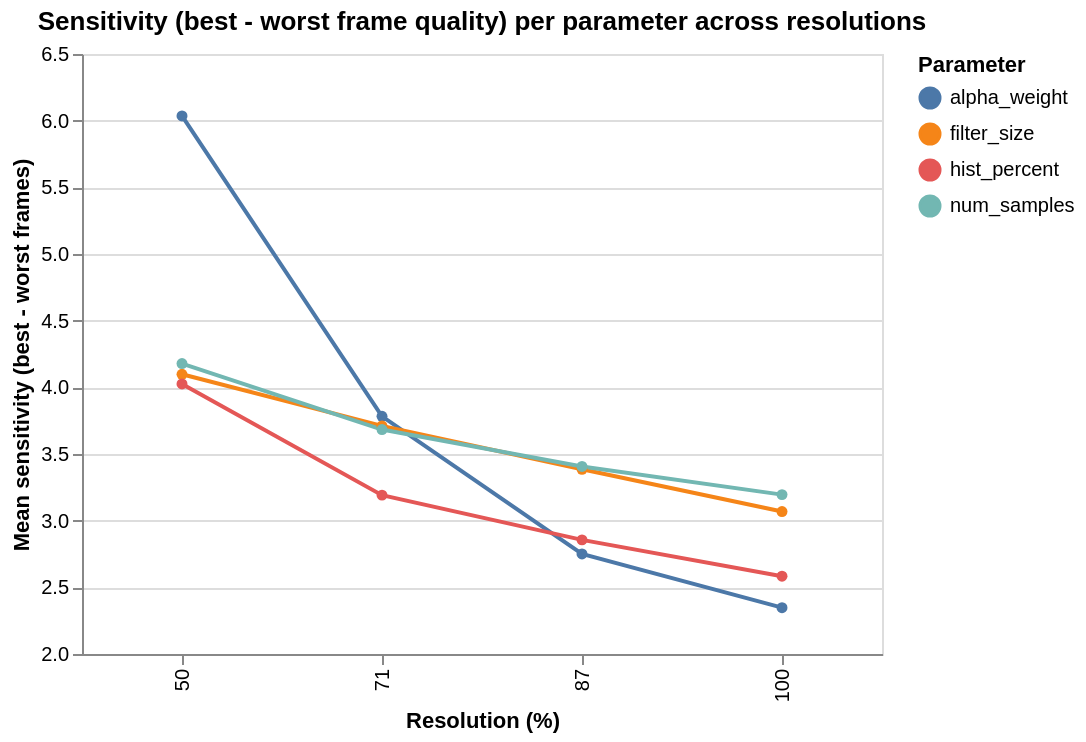

Notebook code for this chart:
### Code cell
df_pervalue = load_perframe_pervalue("../dataset.json")

df_pervalue['sensitivity'] = df_pervalue['quality_best'] - df_pervalue['quality_worst']

agg = df_pervalue.groupby(['parameter', 'resolution'])['sensitivity'].mean().reset_index()

alt.Chart(agg).mark_line(point=True).encode(
    x=alt.X('resolution:O', title='Resolution (%)'),
    y=alt.Y('sensitivity:Q', title='Mean sensitivity (best - worst frames)', scale=alt.Scale(zero=False)),
    color=alt.Color('parameter:N', title='Parameter'),
    tooltip=['parameter', 'resolution', 'sensitivity']
).properties(
    title='Sensitivity (best - worst frame quality) per parameter across resolutions',
    width=400,
    height=300
)

### Figure 1 — Vega-Lite specification as saved in the notebook (floating-point values rounded to 4 significant figures)
{"config": {"view": {"continuousWidth": 300, "continuousHeight": 300}}, "data": {"name": "data-4963abb96d0b713478a0e5d685a00ecf"}, "mark": {"type": "line", "point": true}, "encoding": {"color": {"field": "parameter", "title": "Parameter", "type": "nominal"}, "tooltip": [{"field": "parameter", "type": "nominal"}, {"field": "resolution", "type": "quantitative"}, {"field": "sensitivity", "type": "quantitative"}], "x": {"field": "resolution", "title": "Resolution (%)", "type": "ordinal"}, "y": {"field": "sensitivity", "scale": {"zero": false}, "title": "Mean sensitivity (best - worst frames)", "type": "quantitative"}}, "height": 300, "title": "Sensitivity (best - worst frame quality) per parameter across resolutions", "width": 400, "$schema": "https://vega.github.io/schema/vega-lite/v6.1.0.json", "datasets": {"data-4963abb96d0b713478a0e5d685a00ecf": [{"parameter": "alpha_weight", "resolution": 50, "sensitivity": 6.036}, {"parameter": "alpha_weight", "resolution": 71, "sensitivity": 3.783}, {"parameter": "alpha_weight", "resolution": 87, "sensitivity": 2.75}, {"parameter": "alpha_weight", "resolution": 100, "sensitivity": 2.348}, {"parameter": "filter_size", "resolution": 50, "sensitivity": 4.098}, {"parameter": "filter_size", "resolution": 71, "sensitivity": 3.711}, {"parameter": "filter_size", "resolution": 87, "sensitivity": 3.385}, {"parameter": "filter_size", "resolution": 100, "sensitivity": 3.068}, {"parameter": "hist_percent", "resolution": 50, "sensitivity": 4.025}, {"parameter": "hist_percent", "resolution": 71, "sensitivity": 3.192}, {"parameter": "hist_percent", "resolution": 87, "sensitivity": 2.856}, {"parameter": "hist_percent", "resolution": 100, "sensitivity": 2.583}, {"parameter": "num_samples", "resolution": 50, "sensitivity": 4.178}, {"parameter": "num_samples", "resolution": 71, "sensitivity": 3.683}, {"parameter": "num_samples", "resolution": 87, "sensitivity": 3.406}, {"parameter": "num_samples", "resolution": 100, "sensitivity": 3.195}]}}
